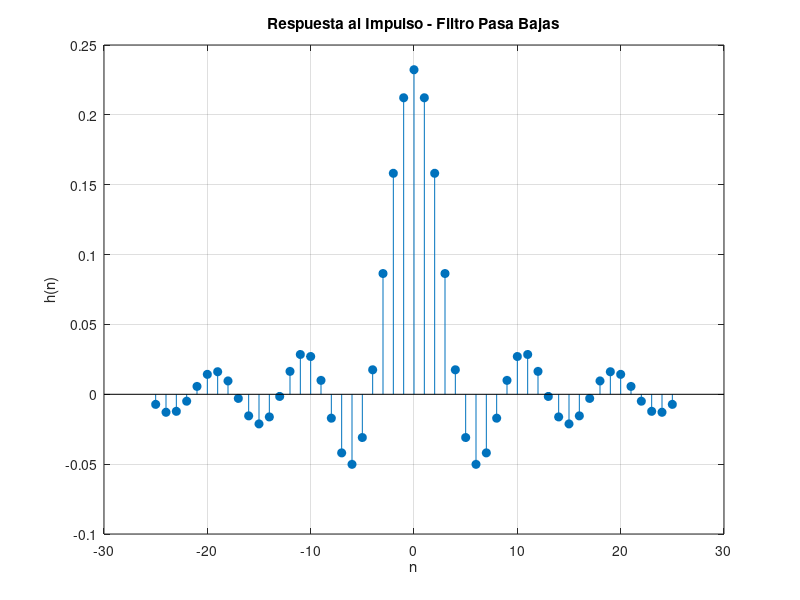

The MATLAB source for this figure:
clc; clear; close all;

%% Parámetros del filtro
Fs = 1291.32;       % Frecuencia de muestreo (Hz)
fc = 150;          % Frecuencia de corte (Hz)
M = 51;             % Orden del filtro (debe ser impar)
n = -(M-1)/2 : (M-1)/2;  % Vector de índices

% Conversión de frecuencia de corte a frecuencia angular normalizada
wc = 2 * pi * fc / Fs;

%% Implementación de la ecuación del filtro pasa bajas
h = sin(wc * n) ./ (pi * n);       % Para n ≠ 0
h((M-1)/2 + 1) = wc / pi;          % Caso especial para n = 0

%% Mostrar respuesta al impulso
stem(n, h, 'filled'); 
title('Respuesta al Impulso - Filtro Pasa Bajas'); 
xlabel('n'); 
ylabel('h(n)'); 
grid on;

%% Tabular coeficientes en consola
fprintf('\nTabla de Coeficientes h[n]:\n');
fprintf('n\t\t h(n)\n');
for i = 1:M
    fprintf('%d\t\t %.10f\n', n(i), h(i));
end

%% Formato para C / Arduino (para copiar y pegar)
fprintf('\n\n// Coeficientes del filtro FIR (M = %d)\n', M);
fprintf('const float h[%d] = {\n', M);
for i = 1:M
    if i < M
        fprintf('  %.10f,\n', h(i));
    else
        fprintf('  %.10f\n', h(i));  % último sin coma
    end
end
fprintf('};\n');
